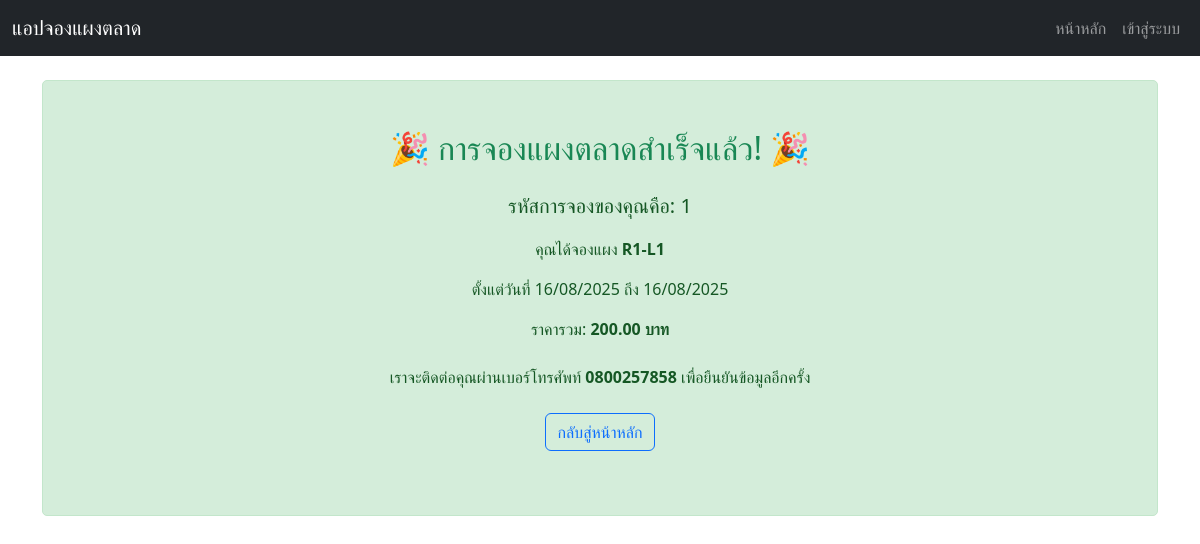
/booking/success/1, run on the app's committed database.
### app.py (models this page shows, shortened)
class Booking(db.Model):
    id = db.Column(db.Integer, primary_key=True)
    vendor_name = db.Column(db.String(100), nullable=False)
    vendor_phone = db.Column(db.String(20), nullable=False)
    vendor_email = db.Column(db.String(100), nullable=True)
    image_url = db.Column(db.String(255), nullable=True)
    status = db.Column(db.String(20), default='pending', nullable=False)
    stall_id = db.Column(db.Integer, db.ForeignKey('stall.id'), nullable=False)
    payment_proof_url = db.Column(db.String(255), nullable=True)
    start_date = db.Column(db.Date, nullable=False)
    end_date = db.Column(db.Date, nullable=False)
    total_price = db.Column(db.Float, nullable=False)
    status = db.Column(db.String(20), nullable=False, default='confirmed')
    booked_at = db.Column(db.DateTime, default=datetime.utcnow, nullable=False)

class Stall(db.Model):
    id = db.Column(db.Integer, primary_key=True)
    name = db.Column(db.String(100), unique=True, nullable=False)
    price_per_day = db.Column(db.Float, nullable=False)
    description = db.Column(db.Text, nullable=True)
    bookings = db.relationship('Booking', backref='stall', lazy=True)

### app.py (the view)
@app.route('/booking/success/<int:booking_id>')
def booking_success(booking_id):
    booking = Booking.query.get_or_404(booking_id)
    return render_template('success.html', booking=booking)

### templates/success.html (shortened to what this page needs)
{% extends "base.html" %}
{% block content %}
<div class="booking-success-message text-center p-5">
    <h2 class="mb-4 text-success">🎉 การจองแผงตลาดสำเร็จแล้ว! 🎉</h2>
    <p class="lead">รหัสการจองของคุณคือ: <strong>{{ booking.id }}</strong></p>
    <p>คุณได้จองแผง <strong>{{ booking.stall.name }}</strong></p>
    <p>ตั้งแต่วันที่ {{ booking.start_date.strftime('%d/%m/%Y') }} ถึง {{ booking.end_date.strftime('%d/%m/%Y') }}</p>
    <p>ราคารวม: <strong>{{ "%.2f" | format(booking.total_price) }} บาท</strong></p>
    <p class="mt-4">เราจะติดต่อคุณผ่านเบอร์โทรศัพท์ <strong>{{ booking.vendor_phone }}</strong> เพื่อยืนยันข้อมูลอีกครั้ง</p>
    <p class="mt-4">
        <a href="{{ url_for('index') }}" class="btn btn-outline-primary">กลับสู่หน้าหลัก</a>
    </p>
</div>
{% endblock %}

### static/css/style.css (style rules this page uses)
body { font-family: Arial, sans-serif; background-color: #faf9fa; }
.booking-success-message { background-color: #d4edda; color: #155724; border: 1px solid #c3e6cb; padding: 15px; border-radius: 5px; margin-top: 20px; text-align: center; }

### data on the page
Booking: id "1", start_date "16/08/2025", end_date "16/08/2025", total_price "200.00", vendor_phone "0800257858"
Stall: stall.name "R1-L1"
